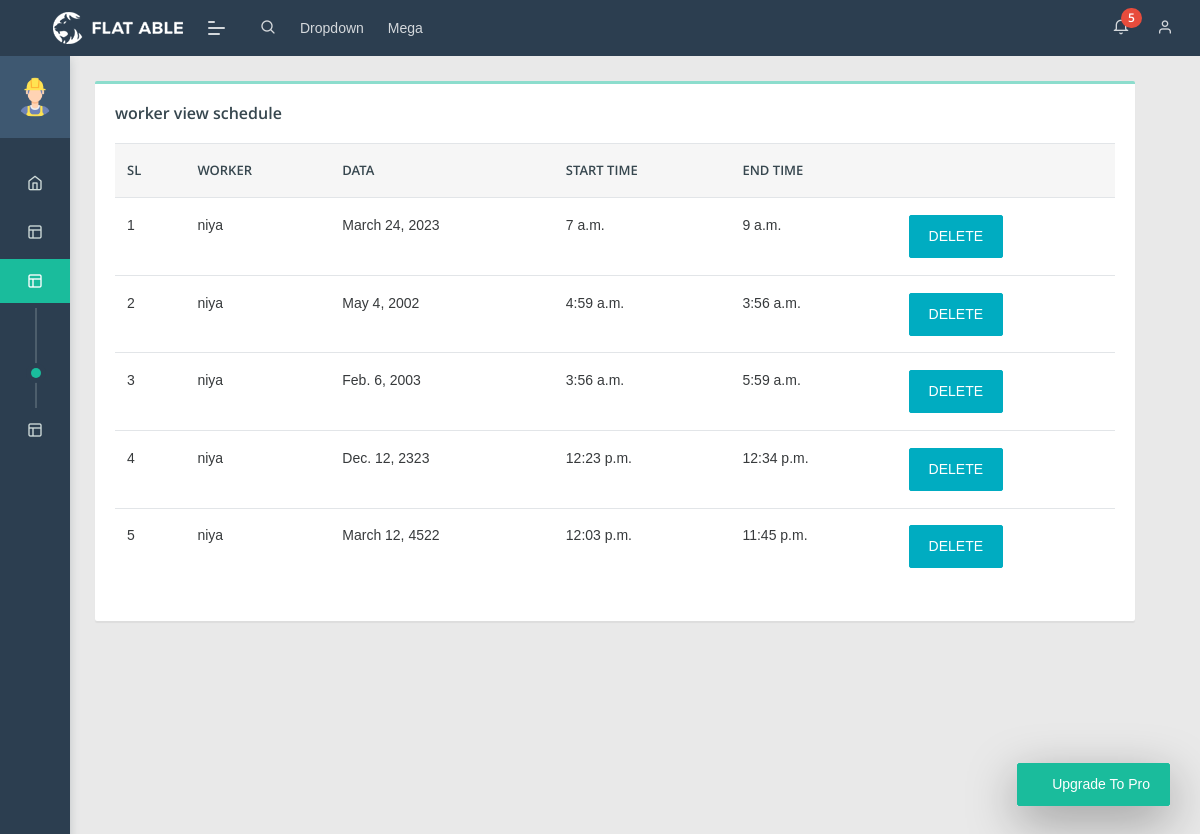
The app's page /worker_view_schedule (signed in) with its own data.
### homeservice_app/models.py (models this page shows)
class schedule_add(models.Model):
    worker = models.ForeignKey(register, on_delete=models.CASCADE)
    date = models.DateField()
    start_time = models.TimeField()
    end_time = models.TimeField()

class register(models.Model):
    user=models.OneToOneField(Login,on_delete=models.CASCADE)
    name=models.CharField(max_length=100)
    profile_pic=models.FileField(upload_to='profilepic/')
    address=models.CharField(max_length=40)
    mobile=models.CharField(max_length=10,null=False)
    email=models.EmailField()
    work_type = models.ForeignKey(work,on_delete=models.CASCADE)
    def __str__(self):
        return self.name

### homeservice_app/views.py (the view)
# urls.py: path("worker_view_schedule", views.worker_view_schedule, name="worker_view_schedule"),
@login_required(login_url='loginpage')
def worker_view_schedule(request):
    n = schedule_add.objects.all()
    return render(request, "worker/worker_view_schedule.html",{"worker_view_schedule":n})

### templates/worker/worker_view_schedule.html (shortened to what this page needs)
{% extends "worker/worker base.html" %}
{% block content %}
<div class="card" style="width: 65rem;">
    <div class="card-body">
    <h5 class="card-title">worker view schedule</h5>
<table class="table">
  <thead>
    <tr>
      <th scope="col">SL</th>
      <th scope="col">WORKER</th>
      <th scope="col">DATA</th>
        <th scope="col">START TIME</th>
      <th scope="col">END TIME</th>
        <th></th>
    </tr>
  </thead>
  <tbody>
   {% for n in worker_view_schedule %}
   <tr>
     <td>{{forloop.counter}}</td>
    <td>{{n.worker}}</td>
   <td>{{n.date}}</td>
    <td>{{n.start_time}}</td>
        <td>{{n.end_time}}</td>
       <td><a href= "{% url 'delete_schedule' n.id %}"><button type="button" class="btn btn-info">DELETE</button></a></td>
       {% empty %}
   </tr>
    <tr>
       <td colspan="7"><h3>No results found</h3></td>
   </tr>
   {% endfor %}
  </tbody>
        </table>
  {% endblock %}

### records on screen
schedule_add: worker "niya", date "March 24, 2023", start_time "7 a.m.", end_time "9 a.m."
schedule_add: worker "niya", date "May 4, 2002", start_time "4:59 a.m.", end_time "3:56 a.m."
schedule_add: worker "niya", date "Feb. 6, 2003", start_time "3:56 a.m.", end_time "5:59 a.m."
schedule_add: worker "niya", date "Dec. 12, 2323", start_time "12:23 p.m.", end_time "12:34 p.m."
schedule_add: worker "niya", date "March 12, 4522", start_time "12:03 p.m.", end_time "11:45 p.m."
